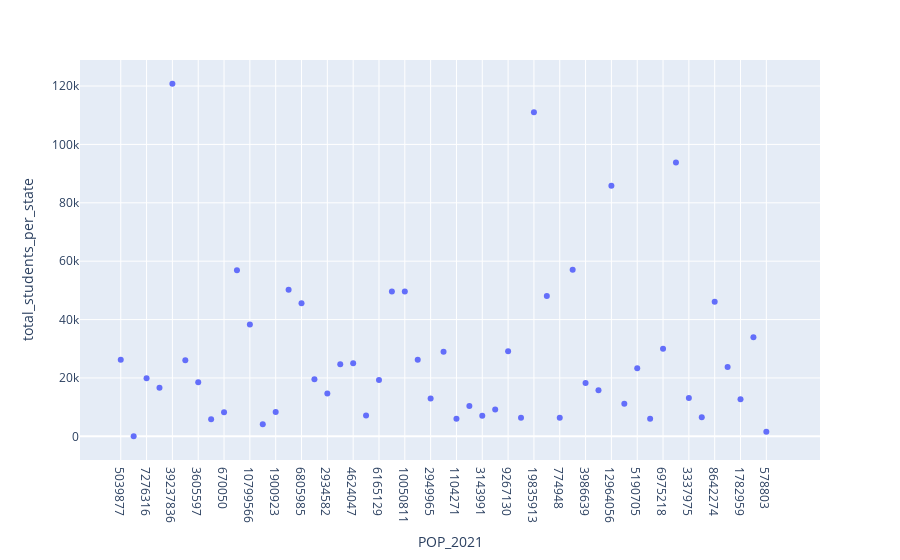

The cell this chart's notebook holds for it:
### Code cell
fig = px.scatter(new_df, x="POP_2021", y="total_students_per_state",hover_name="NAME")
fig.show()

### Figure 1 — Plotly figure (JSON) as saved in the notebook; plotly's stock layout.template omitted (floating-point values rounded to 4 significant figures)
{"data": [{"hovertemplate": "<b>%{hovertext}</b><br><br>POP_2021=%{x}<br>total_students_per_state=%{y}<extra></extra>", "hovertext": ["Alabama", "Alaska", "Arizona", "Arkansas", "California", "Colorado", "Connecticut", "Delaware", "District of Columbia", "Florida", "Georgia", "Hawaii", "Idaho", "Illinois", "Indiana", "Iowa", "Kansas", "Kentucky", "Louisiana", "Maine", "Maryland", "Massachusetts", "Michigan", "Minnesota", "Mississippi", "Missouri", "Montana", "Nebraska", "Nevada", "New Hampshire", "New Jersey", "New Mexico", "New York", "North Carolina", "North Dakota", "Ohio", "Oklahoma", "Oregon", "Pennsylvania", "Rhode Island", "South Carolina", "South Dakota", "Tennessee", "Texas", "Utah", "Vermont", "Virginia", "Washington", "West Virginia", "Wisconsin", "Wyoming", "Puerto Rico"], "legendgroup": "", "marker": {"color": "#636efa", "symbol": "circle"}, "mode": "markers", "name": "", "orientation": "v", "showlegend": false, "type": "scatter", "x": ["5039877", "732673", "7276316", "3025891", "39237836", "5812069", "3605597", "1003384", "670050", "21781128", "10799566", "1441553", "1900923", "12671469", "6805985", "3193079", "2934582", "4509394", "4624047", "1372247", "6165129", "6984723", "10050811", "5707390", "2949965", "6168187", "1104271", "1963692", "3143991", "1388992", "9267130", "2115877", "19835913", "10551162", "774948", "11780017", "3986639", "4246155", "12964056", "1095610", "5190705", "895376", "6975218", "29527941", "3337975", "645570", "8642274", "7738692", "1782959", "5895908", "578803", "3263584"], "xaxis": "x", "y": [26230.0, 33.0, 19930.0, 16610.0, 120800.0, 26060.0, 18530.0, 5816.0, 8292.0, 56890.0, 38280.0, 4160.0, 8324.0, 50240.0, 45570.0, 19520.0, 14650.0, 24690.0, 25010.0, 7161.0, 19340.0, 49580.0, 49620.0, 26240.0, 12940.0, 28980.0, 6047.0, 10410.0, 7089.0, 9157.0, 29120.0, 6403.0, 111000.0, 48100.0, 6362.0, 57070.0, 18250.0, 15820.0, 85880.0, 11190.0, 23300.0, 6015.0, 29960.0, 93770.0, 13100.0, 6578.0, 46060.0, 23780.0, 12740.0, 33980.0, 1584.0, NaN], "yaxis": "y"}], "layout": {"legend": {"tracegroupgap": 0}, "margin": {"t": 60}, "xaxis": {"anchor": "y", "domain": [0, 1], "title": {"text": "POP_2021"}}, "yaxis": {"anchor": "x", "domain": [0, 1], "title": {"text": "total_students_per_state"}}}}
